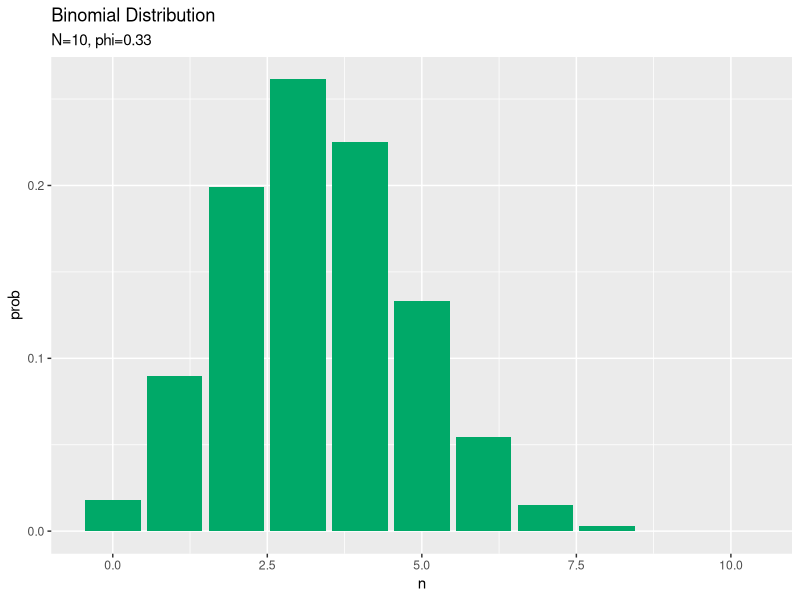
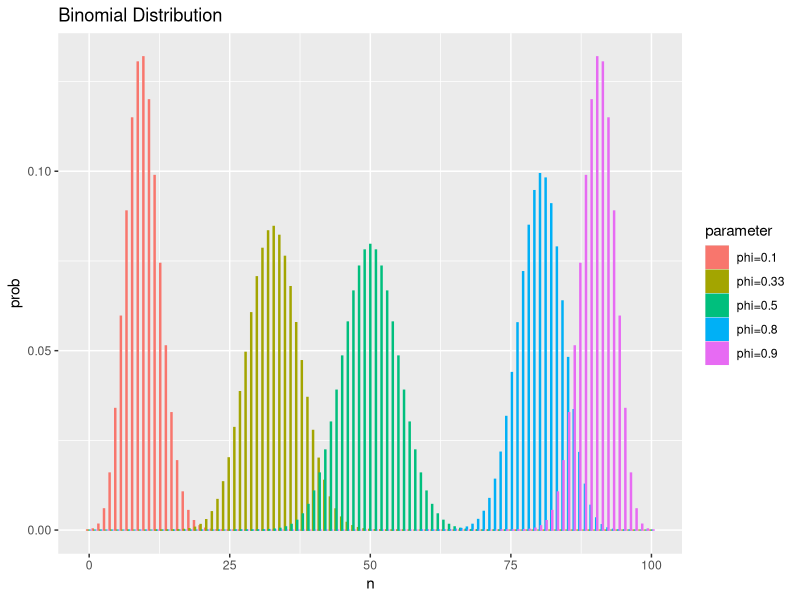
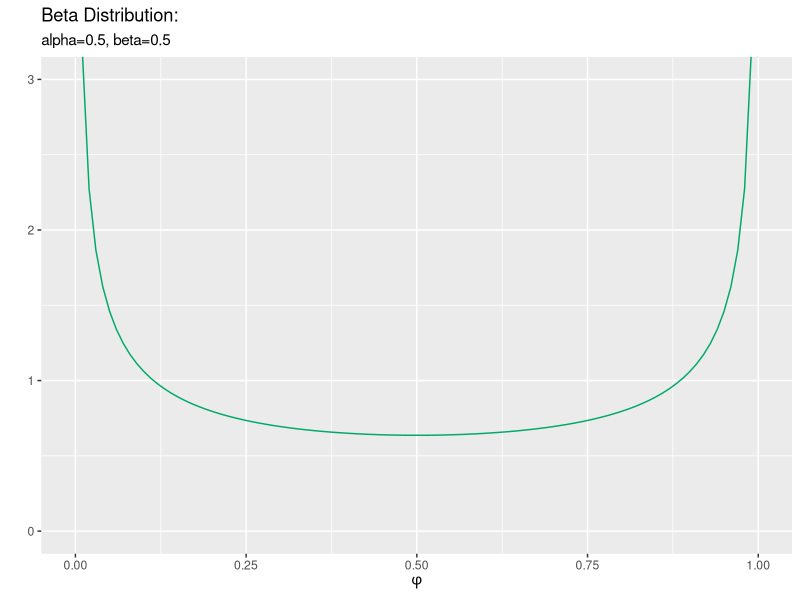
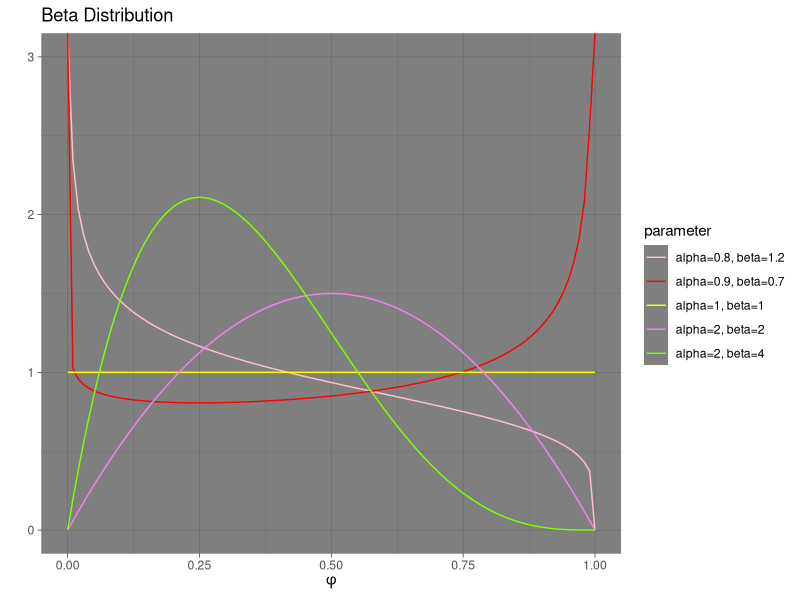
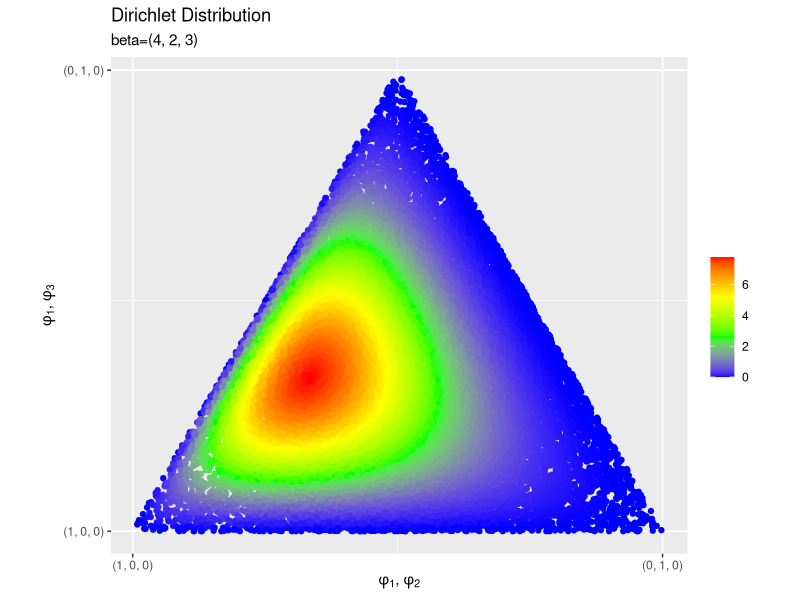
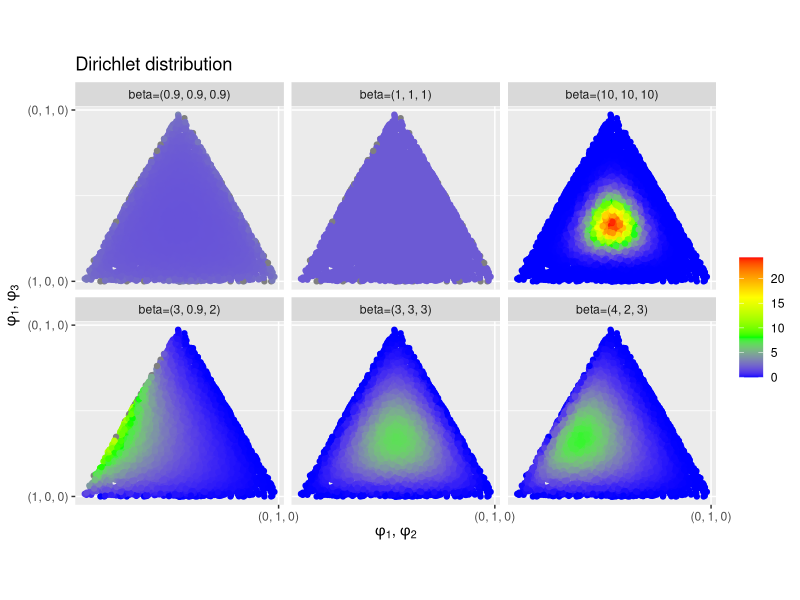

Here is the R script that generated these plots, in order:

# Chapter1.2 確率分布 ---------------------------------------------------------


# 1.2.1 二項分布 -------------------------------------------------------------------

### 二項分布

# 利用パッケージ
library(tidyverse)

# パラメーターを指定
N   <- 10     # 任意の値を指定する
phi <- 0.33   # 任意の値を指定する

# 作図
tibble(n = 0:N,                       # 表の回数
       prob = dbinom(n, N, phi)) %>%  # 確率の算出
  ggplot(mapping = aes(x = n, y = prob)) +          # データ
    geom_bar(stat = "identity", position = "dodge", fill = "#00A968") + # 棒グラフ
    labs(title = "Binomial Distribution",           # タイトル
         subtitle = paste0("N=", N, ", phi=", phi)) # サブタイトル


### 二項分布(複数)


# パラメーターを指定
N  <- 100   # 任意の値を指定する
phi <- c(0.1, 0.33, 0.5, 0.8, 0.9) # 任意の値を指定する

# 作図用のデータフレームを作成
res_df <- data.frame()
for(i in seq_along(phi)) {
  # 計算結果のデータフレームを作成
  tmp_df <- tibble(n = 0:N,                            # 表の回数
                   prob = dbinom(n, N, phi[i]),        # 確率の算出
                   parameter = paste0("phi=", phi[i])) # 作図用のラベル
  
  # データフレームを結合
  res_df <- rbind(res_df, tmp_df)
}

# 描画
ggplot(data = res_df, mapping = aes(x = n, y = prob, 
                                    fill = parameter, color = parameter)) + # データ
  geom_bar(stat = "identity", position = "dodge") +  # 棒グラフ
  labs(title = "Binomial Distribution")              # タイトル



# 1.2.3 ベータ分布 -------------------------------------------------------------------

### ベータ分布

# 利用パッケージ
library(tidyverse)


# パラメーターを指定
val_alpha <- 0.5   # 任意の値を指定する
val_beta  <- 0.5   # 任意の値を指定する

# 作図
tibble(phi = seq(0, 1, 0.01),  # phi(x軸)の値の設定
       y = (1 / beta(val_alpha, val_beta)) * phi ^ (val_alpha - 1) * (1 - phi) ^ (val_beta - 1)) %>%  # y軸の値を算出
  ggplot(mapping = aes(x = phi, y = y)) +  # データ
    geom_line(color = "#00A968") +         # 折れ線グラフ
    coord_cartesian(ylim = c(0, 3)) +      # y軸の範囲
    labs(title = "Beta Distribution:",     # タイトル
         subtitle = paste0("alpha=", val_alpha, ", beta=", val_beta),  # サブタイトル
         x = expression(phi), y = "")      # 軸ラベル



### ベータ分布(複数)

# パラメーターの指定
val_alpha <- c(1, 2, 2, 0.9, 0.8) # 任意の値を指定する
val_beta  <- c(1, 2, 4, 0.7, 1.2) # 任意の値を指定する

# 数値計算
beta_df <- data.frame()
for(i in seq_along(val_alpha)) {
  # 数値計算
  tmp_df <- tibble(phi = seq(0, 1, 0.01),  # phi(x軸)の値の設定
                   y = (1 / beta(val_alpha[i], val_beta[i])) * phi ^ (val_alpha[i] - 1) * (1 - phi) ^ (val_beta[i] - 1),  # y軸の値を算出
                   parameter = paste0("alpha=", val_alpha[i], ", beta=", val_beta[i]))
  
  # 計算結果を結合
  beta_df <- rbind(beta_df, tmp_df)
}

# 描画
ggplot(data = beta_df, mapping = aes(x = phi, y = y, color = parameter)) + # データの指定
  geom_line() +                      # 折れ線グラフ
  scale_color_manual(values = c("#FFC0CB", "#FF0000", "#FFFF00", "#EE82EE", "#7FFF00")) + 
  theme_dark() +                     # 背景色
  ylim(c(0, 3)) +                    # y軸の範囲
  labs(title = "Beta Distribution",  # タイトル
       x = expression(phi), y = "")  # 軸ラベル




# 1.2.4 ディリクレ分布 -------------------------------------------------------------------

### ディリクレ分布

# 利用パッケージ
library(tidyverse)

# パラメーターを指定
beta_v <- c(4, 2, 3) # 任意の値を指定する

# ランダムな値を生成
phi <- matrix(sample(seq(0, 1, 0.001), 120000, replace = TRUE), nrow = 3)

# 正規化
for(i in 1:ncol(phi)) {
  phi[, i] <- phi[, i] / sum(phi[, i])
}

# 正規化項を計算(対数)
tmp_beta <- lgamma(sum(beta_v)) - sum(lgamma(beta_v))

# 分布(対数)
tmp_phi  <- apply((beta_v - 1) * log(phi), 2, sum)

# 計算結果のデータフレームを作成
resu_df <- data.frame(x = phi[2, ] + (phi[3, ] / 2),  # 三角座標への変換
                      y = sqrt(3) * (phi[3, ] / 2),   # 三角座標への変換
                      z = exp(tmp_beta + tmp_phi))    # phiを算出

# 描画
ggplot(data = resu_df, mapping = aes(x = x, y = y, color = z)) +        # データ
  geom_point() +                                                        # 散布図
  scale_color_gradientn(colors = c("blue", "green", "yellow", "red")) + # プロットの色
  scale_x_continuous(breaks = c(0, 1), 
                     labels = c("(1, 0, 0)", "(0, 1, 0)")) +            # x軸の範囲
  scale_y_continuous(breaks = c(0, 0.87), 
                     labels = c("(1, 0, 0)", "(0, 1, 0)")) +            # y軸の範囲
  coord_fixed(ratio = 1) +                                              # グラフの縦横比
  labs(title = "Dirichlet Distribution",                                # タイトル
       subtitle = paste0("beta=(", beta_v[1], ", ", beta_v[2], ", ", beta_v[3], ")"), 
       x = expression(paste(phi[1], ", ", phi[2], sep = "")),           # x軸ラベル
       y = expression(paste(phi[1], ", ", phi[3], sep = "")),           # y軸ラベル
       color = "")


### ディリクレ分布(複数)

# パラメーターを指定
beta_df <- data.frame(beta1 = c(1, 1, 1), 
                      beta2 = c(0.9, 0.9, 0.9), 
                      beta3 = c(3, 3, 3), 
                      beta4 = c(10, 10, 10), 
                      beta5 = c(4, 2, 3), 
                      beta6 = c(3, 0.9, 2)) # 任意の値を指定する

# ランダムな値を生成
phi <- matrix(sample(seq(0, 1, 0.001), 30000, replace = TRUE), nrow = 3)

# 正規化
for(i in 1:ncol(phi)) {
  phi[, i] <- phi[, i] / sum(phi[, i])
}

# 数値計算
resu_df <- data.frame()
for(i in 1:ncol(beta_df)){
  # 正規化項を計算(対数)
  tmp_beta <- lgamma(sum(beta_df[, i])) - sum(lgamma(beta_df[, i]))
  
  # 分布(対数)
  tmp_phi  <- apply((beta_df[, i] - 1) * log(phi), 2, sum)
  
  # 計算結果のデータフレームを作成
  tmp_df <- tibble(x = phi[2, ] + (phi[3, ] / 2),  # 三角座標への変換
                   y = sqrt(3) * (phi[3, ] / 2),   # 三角座標への変換
                   z = exp(tmp_beta + tmp_phi),    # phiを算出
                   tag = paste0("beta=(", beta_df[1, i], ", ", beta_df[2, i], ", ", beta_df[3, i], ")"))
  
  # 計算結果を結合
  resu_df <- rbind(resu_df, tmp_df)
}

# 描画
ggplot(data = resu_df, mapping = aes(x = x, y = y, color = z)) +        # データ
  geom_point() +                                                        # 散布図
  scale_color_gradientn(colors = c("blue", "green", "yellow", "red")) + # プロットの色
  scale_x_continuous(breaks = 1, labels = "(0, 1, 0)") +                # x軸の範囲
  scale_y_continuous(breaks = c(0, 0.87), 
                     labels = c("(1, 0, 0)", "(0, 1, 0)")) +            # y軸の範囲
  coord_fixed(ratio = 1) +                                              # グラフの縦横比
  facet_wrap(~ tag, ncol = 3) +                                         # グラフの分割
  labs(title = "Dirichlet distribution",                                # タイトル
       x = expression(paste(phi[1], ", ", phi[2], sep = "")),           # x軸ラベル
       y = expression(paste(phi[1], ", ", phi[3], sep = "")),           # y軸ラベル
       color = "")

